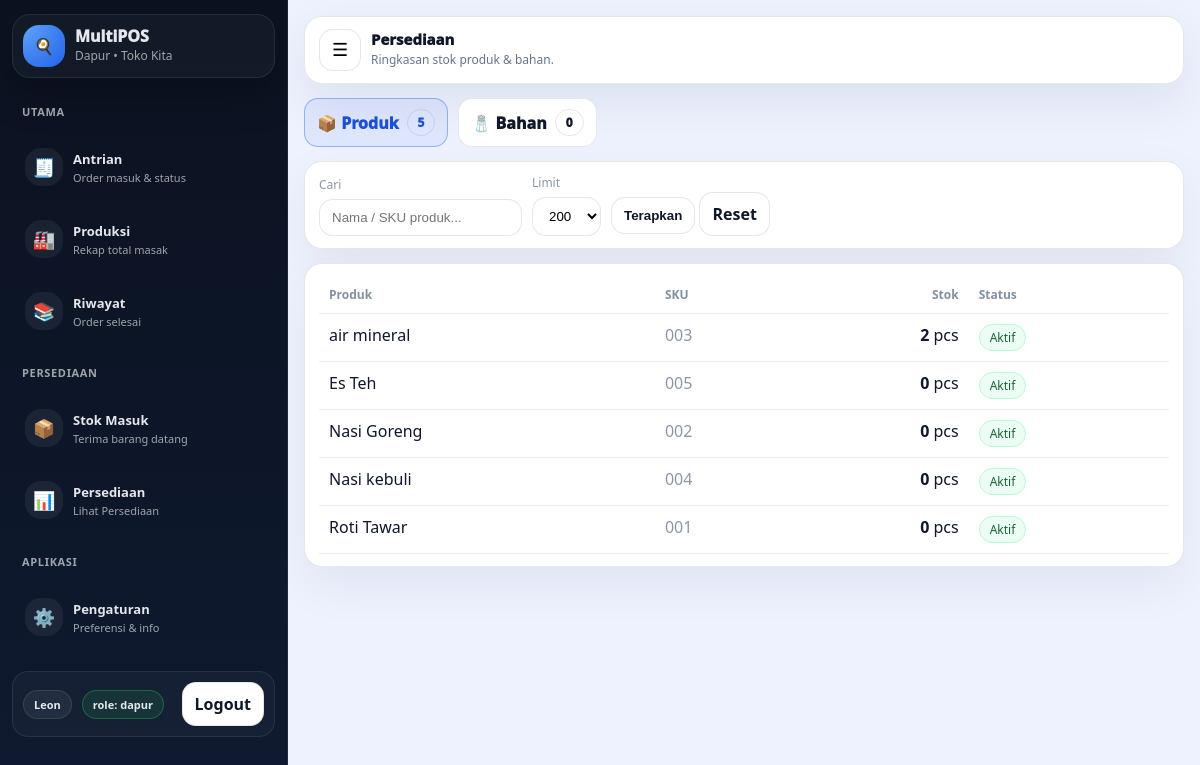
The app's page /advance/dapur_persediaan.php (signed in) with its own data.
### tables this page shows
CREATE TABLE `products` (
  `id` bigint(20) UNSIGNED NOT NULL,
  `store_id` bigint(20) UNSIGNED NOT NULL,
  `category_id` bigint(20) UNSIGNED DEFAULT NULL,
  `sku` varchar(60) DEFAULT NULL,
  `image_path` varchar(255) DEFAULT NULL,
  `name` varchar(150) NOT NULL,
  `price` int(10) UNSIGNED NOT NULL DEFAULT 0,
  `stock` int(11) NOT NULL DEFAULT 0,
  `is_active` tinyint(1) NOT NULL DEFAULT 1,
  `discount_is_active` tinyint(1) NOT NULL DEFAULT 0,
  `discount_percent` int(10) UNSIGNED NOT NULL DEFAULT 0,
  `created_at` timestamp NOT NULL DEFAULT current_timestamp(),
  `updated_at` timestamp NULL DEFAULT NULL ON UPDATE current_timestamp()
);

### advance/dapur_persediaan.php (the view, shortened to what this page needs)
<?php
require __DIR__ . '/../config/db.php';
$dapurId = (int)auth_user()['id'];
$st = $pdo->prepare("
  SELECT s.id, s.name
  FROM users u
  JOIN stores s ON s.owner_admin_id = u.created_by
  WHERE u.id=? AND s.is_active=1
  LIMIT 1
");
$st->execute([$dapurId]);
$store = $st->fetch();
$storeId   = (int)$store['id'];
$tab = (string)($_GET['tab'] ?? 'produk');
$q = trim((string)($_GET['q'] ?? ''));
$limit = (int)($_GET['limit'] ?? 200);
$products = [];
$ingredients = [];
if ($tab === 'produk') {
  $sql = "SELECT id, sku, name, stock, is_active FROM products WHERE store_id=? ";
  $params = [$storeId];
  $sql .= " ORDER BY name ASC LIMIT " . (int)$limit;
  $st = $pdo->prepare($sql);
  $st->execute($params);
  $products = $st->fetchAll() ?: [];
}
require __DIR__ . '/../publik/partials/dapur_layout_top.php';
require __DIR__ . '/../publik/partials/dapur_sidebar.php';
?>
<main class="content">
  <div class="topbar">
    <div class="left">
      <button class="icon-btn" type="button"
        onclick="window.__dapurSidebarToggle && window.__dapurSidebarToggle()"
        aria-label="Menu">☰</button>
      <div>
        <p class="h" style="margin:0;">Persediaan</p>
        <p class="p">Ringkasan stok produk & bahan.</p>
      </div>
    </div>
  </div>
  <div class="tabs">
    <a class="tabbtn <?= $tab==='produk'?'active':'' ?>" href="dapur_persediaan.php?tab=produk&q=<?= urlencode($q) ?>&limit=<?= (int)$limit ?>">
      📦 Produk
      <span class="pill"><?= count($products) ?></span>
    </a>
    <a class="tabbtn <?= $tab==='bahan'?'active':'' ?>" href="dapur_persediaan.php?tab=bahan&q=<?= urlencode($q) ?>&limit=<?= (int)$limit ?>">
      🧂 Bahan
      <span class="pill"><?= count($ingredients) ?></span>
    </a>
  </div>
  <div class="card" style="margin-bottom:14px;">
    <form method="get" class="row2" style="margin:0;">
      <div>
        <label class="small muted" style="display:block;margin-bottom:6px;">Cari</label>
        <input type="text" name="q" value="<?= htmlspecialchars($q) ?>" placeholder="<?= $tab==='produk' ? 'Nama / SKU produk...' : 'Nama bahan...' ?>">
      </div>
      <div>
        <label class="small muted" style="display:block;margin-bottom:6px;">Limit</label>
        <select name="limit">
          <?php foreach ([50,100,200,300,500] as $opt): ?>
            <option value="<?= $opt ?>" <?= $limit===$opt?'selected':'' ?>><?= $opt ?></option>
          <?php endforeach; ?>
        </select>
      </div>
      <div>
        <button class="btn" type="submit">Terapkan</button>
        <a class="btn" href="dapur_persediaan.php?tab=<?= urlencode($tab) ?>">Reset</a>
      </div>
    </form>
  </div>
  <div class="card">
    <?php if ($tab === 'produk'): ?>
      <?php if (!$products): ?>
        <div class="muted">Belum ada data produk.</div>
      <?php else: ?>
        <table>
          <tr>
            <th>Produk</th>
            <th>SKU</th>
            <th class="right">Stok</th>
            <th>Status</th>
          </tr>
          <?php foreach ($products as $p): ?>
            <tr>
              <td><?= htmlspecialchars((string)$p['name']) ?></td>
              <td class="muted"><?= htmlspecialchars((string)($p['sku'] ?? '')) ?></td>
              <td class="right"><b><?= (int)$p['stock'] ?></b> pcs</td>
              <td>
                <?php if ((int)$p['is_active'] === 1): ?>
                  <span class="pill ok">Aktif</span>
                <?php else: ?>
                  <span class="pill off">Nonaktif</span>
                <?php endif; ?>
              </td>
            </tr>
          <?php endforeach; ?>
        </table>
      <?php endif; ?>
    <?php endif; ?>
  </div>
</main>
<?php require __DIR__ . '/../publik/partials/dapur_layout_bottom.php'; ?>

### publik/partials/dapur_layout_top.php (style rules this page uses)
:root { --bg: #eef2ff; --surface: #ffffff; --ink: #0f172a; --muted: #64748b; --line: rgba(15,23,42,.10); --sidebar: #0b1220; --sidebar2:#0f1a30; --sb-ink: #e5e7eb; --sb-muted: rgba(229,231,235,.68); --sb-line: rgba(148,163,184,.14); --brand: #2563eb; --good: #16a34a; --radius: 18px; --sb-open: 288px; --sb-mini: 84px; }
* { box-sizing:border-box; }
html,body { height:100% }
body { margin:0; font-family: system-ui,-apple-system,Segoe UI,Roboto,Arial; background: var(--bg); color: var(--ink); overflow-x: hidden; }
a { color:inherit; }
.content { padding:16px 16px 26px; min-width:0; }
.topbar { background: var(--surface); border: 1px solid var(--line); border-radius: var(--radius); padding: 12px 14px; display:flex; align-items:center; justify-content:space-between; gap:12px; box-shadow: 0 18px 50px rgba(15,23,42,.08); margin-bottom:14px; }
.topbar .left { display:flex; align-items:flex-start; gap:10px; min-width:0; }
.topbar .left .h { font-size:15px; font-weight: 950; margin:0; white-space:nowrap; overflow:hidden; text-overflow:ellipsis; }
.topbar .left .p { margin:2px 0 0; font-size:12px; color: var(--muted); white-space:nowrap; overflow:hidden; text-overflow:ellipsis; }
.icon-btn { width:42px;height:42px; border-radius: 14px; border: 1px solid var(--line); background: #fff; cursor:pointer; font-size:18px; display:flex;align-items:center;justify-content:center; -webkit-tap-highlight-color: transparent; flex:0 0 auto; }
.btn { display:inline-flex; align-items:center; gap:8px; padding:10px 12px; border-radius: 14px; border:1px solid var(--line); background:#fff; cursor:pointer; font-weight: 900; text-decoration:none; -webkit-tap-highlight-color: transparent; color: var(--ink); }
.card { background: var(--surface); border: 1px solid var(--line); border-radius: var(--radius); padding:12px 14px; box-shadow: 0 18px 50px rgba(15,23,42,.06); }
.muted { color:var(--muted) }
.small { font-size:12px }
table { border-collapse:collapse }
th,td { padding:8px 6px;border-bottom:1px solid rgba(15,23,42,.08) }
th { color:var(--muted);font-size:12px;text-align:left }
input,select { border:1px solid var(--line); border-radius:14px; padding:10px 12px; outline:none; background:#fff; }

### advance/dapur_persediaan.php (style rules this page uses)
.tabs { display:flex; gap:10px; flex-wrap:wrap; margin-bottom:14px; }
.tabbtn { display:inline-flex; align-items:center; gap:8px; padding:10px 12px; border-radius: 14px; border:1px solid rgba(15,23,42,.10); background:#fff; text-decoration:none; font-weight: 950; color:#0f172a; justify-content: space-between; }
.tabbtn.active { border-color: rgba(37,99,235,.40); background: rgba(37,99,235,.08); color:#1d4ed8; }
table { width:100%; border-collapse:collapse; }
th, td { padding:10px; border-bottom:1px solid rgba(15,23,42,.08); text-align:left; vertical-align:top; }
th { font-size:12px; opacity:.8; }
.right { text-align:right; }
.pill { display:inline-block;padding:4px 10px;border-radius:999px;font-size:12px;border:1px solid rgba(15,23,42,.10) }
.pill.ok { background:#ecfdf5;border-color:#bbf7d0;color:#166534 }
.muted { opacity:.75; }
.row2 { display:flex; gap:10px; flex-wrap:wrap; align-items:end; }
.row2 input, .row2 select { max-width: 260px; }
.card { overflow:auto; }

### records on screen
products: name "air mineral", sku "003", stock "2", is_active "Aktif"
products: name "Es Teh", sku "005", stock "0", is_active "Aktif"
products: name "Nasi Goreng", sku "002", stock "0", is_active "Aktif"
products: name "Nasi kebuli", sku "004", stock "0", is_active "Aktif"
products: name "Roti Tawar", sku "001", stock "0", is_active "Aktif"

### other values on screen
$appName "MultiPOS"
$storeName "Toko Kita"
$userName "Leon"
count($products) "5"
count($ingredients) "0"
form field limit "200"
